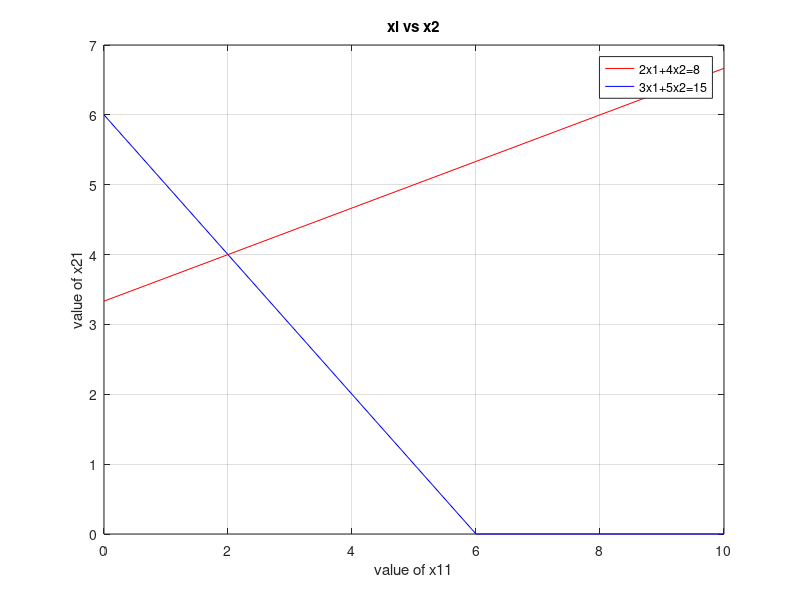

Write the MATLAB code that produced this figure. (Note: this script raises an error after producing the figure.)
clc
clear all
format short
%Phase I: To input Parameter
A = [-1,3;
    1,1;
    1,-1];
B = [10;
    6;
    2];
c = [3 2];
%Phage II: To Plot the lines on the graph
x1= 0:max (B)
x21= (B(1)-A(1,1).*x1)./A(1,2)
x22= (B(2)-A(2,1).*x1)./A(2,2)
x21=max(0,x21)
x22=max(0,x22)
plot (x1, x21, 'r' ,x1,x22,'b' )
title('xl vs x2')
xlabel ('value of x11');
ylabel ('value of x21');
legend('2x1+4x2=8', '3x1+5x2=15');
grid on
%Phase 3
cx1 = find(x1==0)
c1 = find(x21==0)
line1 = [x1(:,[c1 cx1]); x21(:,[c1 cx1]);]';
c2 = find(x22==0)
line2 = [x1(:,[c2 cx1]); x22(:,[c2 cx1]);]';
corpt = unique([line1;line2],'rows')
%phase 4
 pt = [0;0]
for i=1:size(A,1)
 A1 = A(i,:)
 B1 = B(i,:)
 for j=i+1:size(A,1)
 A2 = A(j,:);
 B2 = B(j,:);
 A4 = [A1;A2];
 B4 = [B1;B2];
 X = A4\B4;
 pt = [pt X]
 end
end
ptt = pt'
%phase 5
allpt = [ptt;corpt];
points = unique(allpt,"rows")
%phase 6
%find the feasible region
PT = constraint1(points)
P = unique(PT,"rows")
%phase 7 : find value of objective func
%max z = x1+5x2
for i=1:size(P,1)
 fn(i,:)= (sum(P(i,:).*c))
end
values = [P fn]
%phase 8 : to find optimal sol
[Optval Optposition] = max(fn)
Optval = values(Optposition,:)
OPTIMAL_BFS = array2table(Optval);
OPTIMAL_BFS.Properties.VariableNames(1:size(Optval,2))={'x1', 'x2', 'z' }


